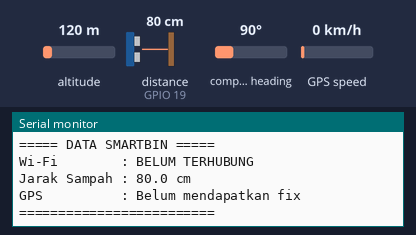
The sketch below on a simulated ESP32. Shown: the last lines printed to the serial monitor. Wiring (inferred from the names in the program): ultrasonic range finder: trigger GPIO 18; echo GPIO 19. The inputs (shaded band) are chosen by the test bench; at power-on: altitude 120 m, distance to the obstacle (sensor on GPIO 19) 80 cm, compass heading 90°, GPS speed 0 km/h. The echo pulse lasts 58.3 µs per cm; WiFi joins after 1.5 s; servers stay silent unless stated; the GPS gets a fix after 3 s at 37.7749, -122.4194 with 8 satellites.

Above: at 1.2 s.
1.3 s: altitude set to 20 m
3.5 s: distance to the obstacle (sensor on GPIO 19) set to 2 cm
At 4.8 s:
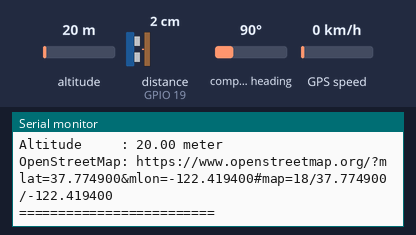
5.5 s: altitude set to 250 m
7.0 s: distance to the obstacle (sensor on GPIO 19) set to 4 cm
At 7.8 s:
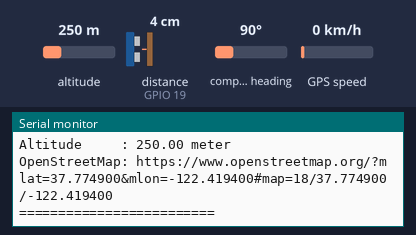
Timing chart, 0 to 9.5 s (numbered marks = the images above; inputs shaded):
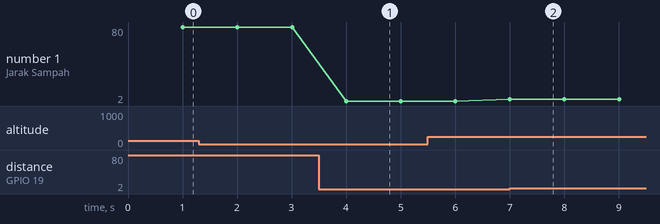

Measured:
- after the input at 3.5 s, the serial monitor: prints a new line after 0.50 s (image 1)
- after the input at 7.0 s, the serial monitor: prints a new line at once (image 2)
- plotted number 1: 80 → 2 after the input at 3.5 s, 2 → 4 after the input at 7.0 s

The sketch:

S5-21_Koneksi_WiFi.ino
```cpp
#include <TinyGPSPlus.h>
#include <WiFi.h>

// ===============================
// GPS NEO-6M
// ===============================
TinyGPSPlus gps;
HardwareSerial gpsSerial(2);

// Tambahan: jumlah satelit terdeteksi
TinyGPSCustom satelitTerdeteksi(gps, "GPGSV", 3);

#define GPS_RX 22
#define GPS_TX 23

// ===============================
// AJ-SR04M
// ===============================
#define TRIG_PIN 18
#define ECHO_PIN 19

// ===============================
// Wi-Fi - S5-21 / ESP-07
// ===============================
const char* ssid = "ISI_NAMA_WIFI";
const char* password = "ISI_PASSWORD_WIFI";

// Interval tampil data
unsigned long previousMillis = 0;
const unsigned long interval = 1000;

// ===============================
// Fungsi membaca jarak ultrasonik
// ===============================
float bacaJarak() {
  digitalWrite(TRIG_PIN, LOW);
  delayMicroseconds(2);

  digitalWrite(TRIG_PIN, HIGH);
  delayMicroseconds(10);

  digitalWrite(TRIG_PIN, LOW);

  // Timeout 30 ms
  long durasi = pulseIn(ECHO_PIN, HIGH, 30000);

  if (durasi == 0) {
    return -1;
  }

  float jarak = durasi * 0.0343 / 2.0;
  return jarak;
}

// ===============================
// SETUP
// ===============================
void setup() {
  Serial.begin(115200);

  // Ultrasonik
  pinMode(TRIG_PIN, OUTPUT);
  pinMode(ECHO_PIN, INPUT);

  // GPS
  gpsSerial.begin(
    9600,
    SERIAL_8N1,
    GPS_RX,
    GPS_TX
  );

  // Wi-Fi
  WiFi.mode(WIFI_STA);
  WiFi.setAutoReconnect(true);
  WiFi.begin(ssid, password);

  Serial.println();
  Serial.println("==============================");
  Serial.println("       SMARTBIN TEST");
  Serial.println(" AJ-SR04M + GPS NEO-6M");
  Serial.println("==============================");
  Serial.println();
}

// ===============================
// LOOP
// ===============================
void loop() {

  // GPS harus terus dibaca
  while (gpsSerial.available() > 0) {
    gps.encode(gpsSerial.read());
  }

  // Tampilkan data setiap 1 detik
  if (millis() - previousMillis >= interval) {
    previousMillis = millis();

    Serial.println("===== DATA SMARTBIN =====");

    // =============================
    // STATUS WI-FI
    // =============================
    if (WiFi.status() == WL_CONNECTED) {
      Serial.println("Wi-Fi        : TERHUBUNG");

      Serial.print("IP Address   : ");
      Serial.println(WiFi.localIP());
    } else {
      Serial.println("Wi-Fi        : BELUM TERHUBUNG");
    }

    // =============================
    // DATA ULTRASONIK
    // =============================
    float jarak = bacaJarak();

    if (jarak > 0) {
      Serial.print("Jarak Sampah : ");
      Serial.print(jarak, 1);
      Serial.println(" cm");
    } else {
      Serial.println("Jarak Sampah : Tidak terbaca");
    }

    // =============================
    // DATA GPS
    // =============================
    if (gps.location.isValid()) {

      Serial.print("Latitude     : ");
      Serial.println(gps.location.lat(), 6);

      Serial.print("Longitude    : ");
      Serial.println(gps.location.lng(), 6);

      // Satelit yang digunakan
      if (gps.satellites.isValid() &&
          gps.satellites.age() < 5000) {
        Serial.print("Satelit digunakan  : ");
        Serial.println(gps.satellites.value());
      } else {
        Serial.println("Satelit digunakan  : Belum tersedia");
      }

      // Satelit yang terdeteksi
      if (satelitTerdeteksi.isValid() &&
          satelitTerdeteksi.age() < 5000) {
        Serial.print("Satelit terdeteksi : ");
        Serial.println(satelitTerdeteksi.value());
      } else {
        Serial.println("Satelit terdeteksi : Belum tersedia");
      }

      if (gps.altitude.isValid()) {
        Serial.print("Altitude     : ");
        Serial.print(gps.altitude.meters(), 2);
        Serial.println(" meter");
      }

      // Link OpenStreetMap
      Serial.print("OpenStreetMap: ");
      Serial.print("https://www.openstreetmap.org/?mlat=");
      Serial.print(gps.location.lat(), 6);
      Serial.print("&mlon=");
      Serial.print(gps.location.lng(), 6);
      Serial.print("#map=18/");
      Serial.print(gps.location.lat(), 6);
      Serial.print("/");
      Serial.println(gps.location.lng(), 6);

    } else {
      Serial.println("GPS          : Belum mendapatkan fix");
    }

    Serial.println("=========================");
    Serial.println();
  }
}
```
